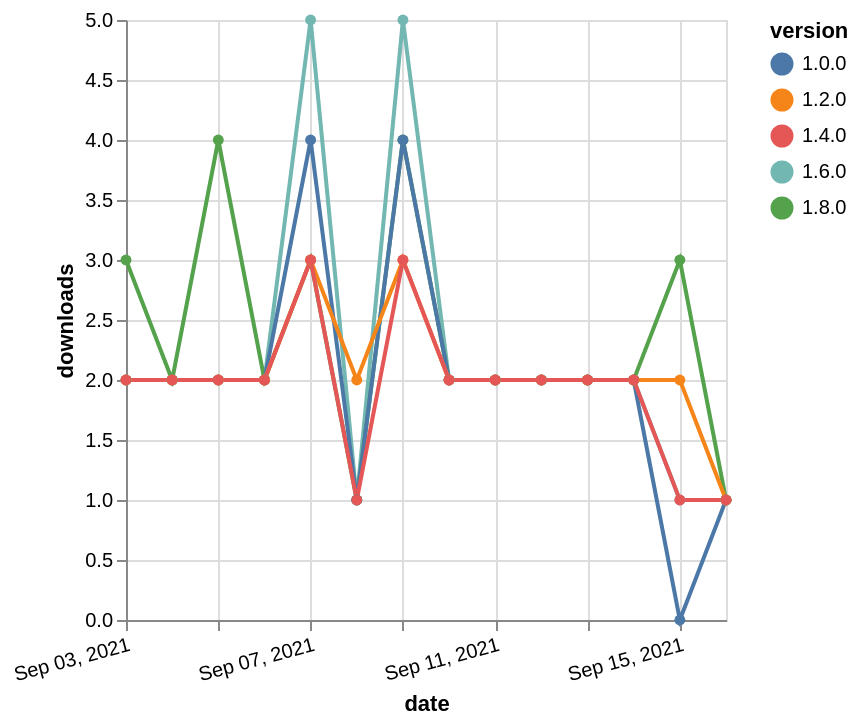

The Vega-Lite source for this figure:
### Vega-Lite specification from a JSON file in a GitHub repository (floating-point values rounded to 4 significant figures)
{"$schema": "https://vega.github.io/schema/vega-lite/v5.json", "description": "A simple bar chart with embedded data.", "data": {"values": [{"date": "2021-09-03", "total": 755, "delta": 2, "version": "1.6.0"}, {"date": "2021-09-04", "total": 757, "delta": 2, "version": "1.6.0"}, {"date": "2021-09-05", "total": 759, "delta": 2, "version": "1.6.0"}, {"date": "2021-09-06", "total": 761, "delta": 2, "version": "1.6.0"}, {"date": "2021-09-07", "total": 766, "delta": 5, "version": "1.6.0"}, {"date": "2021-09-08", "total": 767, "delta": 1, "version": "1.6.0"}, {"date": "2021-09-09", "total": 772, "delta": 5, "version": "1.6.0"}, {"date": "2021-09-10", "total": 774, "delta": 2, "version": "1.6.0"}, {"date": "2021-09-11", "total": 776, "delta": 2, "version": "1.6.0"}, {"date": "2021-09-12", "total": 778, "delta": 2, "version": "1.6.0"}, {"date": "2021-09-13", "total": 780, "delta": 2, "version": "1.6.0"}, {"date": "2021-09-14", "total": 782, "delta": 2, "version": "1.6.0"}, {"date": "2021-09-15", "total": 783, "delta": 1, "version": "1.6.0"}, {"date": "2021-09-16", "total": 784, "delta": 1, "version": "1.6.0"}, {"date": "2021-09-03", "total": 230, "delta": 3, "version": "1.8.0"}, {"date": "2021-09-04", "total": 232, "delta": 2, "version": "1.8.0"}, {"date": "2021-09-05", "total": 236, "delta": 4, "version": "1.8.0"}, {"date": "2021-09-06", "total": 238, "delta": 2, "version": "1.8.0"}, {"date": "2021-09-07", "total": 241, "delta": 3, "version": "1.8.0"}, {"date": "2021-09-08", "total": 242, "delta": 1, "version": "1.8.0"}, {"date": "2021-09-09", "total": 246, "delta": 4, "version": "1.8.0"}, {"date": "2021-09-10", "total": 248, "delta": 2, "version": "1.8.0"}, {"date": "2021-09-11", "total": 250, "delta": 2, "version": "1.8.0"}, {"date": "2021-09-12", "total": 252, "delta": 2, "version": "1.8.0"}, {"date": "2021-09-13", "total": 254, "delta": 2, "version": "1.8.0"}, {"date": "2021-09-14", "total": 256, "delta": 2, "version": "1.8.0"}, {"date": "2021-09-15", "total": 259, "delta": 3, "version": "1.8.0"}, {"date": "2021-09-16", "total": 260, "delta": 1, "version": "1.8.0"}, {"date": "2021-09-03", "total": 1950, "delta": 2, "version": "1.0.0"}, {"date": "2021-09-04", "total": 1952, "delta": 2, "version": "1.0.0"}, {"date": "2021-09-05", "total": 1954, "delta": 2, "version": "1.0.0"}, {"date": "2021-09-06", "total": 1956, "delta": 2, "version": "1.0.0"}, {"date": "2021-09-07", "total": 1960, "delta": 4, "version": "1.0.0"}, {"date": "2021-09-08", "total": 1961, "delta": 1, "version": "1.0.0"}, {"date": "2021-09-09", "total": 1965, "delta": 4, "version": "1.0.0"}, {"date": "2021-09-10", "total": 1967, "delta": 2, "version": "1.0.0"}, {"date": "2021-09-11", "total": 1969, "delta": 2, "version": "1.0.0"}, {"date": "2021-09-12", "total": 1971, "delta": 2, "version": "1.0.0"}, {"date": "2021-09-13", "total": 1973, "delta": 2, "version": "1.0.0"}, {"date": "2021-09-14", "total": 1975, "delta": 2, "version": "1.0.0"}, {"date": "2021-09-15", "total": 1975, "delta": 0, "version": "1.0.0"}, {"date": "2021-09-16", "total": 1976, "delta": 1, "version": "1.0.0"}, {"date": "2021-09-03", "total": 1460, "delta": 2, "version": "1.2.0"}, {"date": "2021-09-04", "total": 1462, "delta": 2, "version": "1.2.0"}, {"date": "2021-09-05", "total": 1464, "delta": 2, "version": "1.2.0"}, {"date": "2021-09-06", "total": 1466, "delta": 2, "version": "1.2.0"}, {"date": "2021-09-07", "total": 1469, "delta": 3, "version": "1.2.0"}, {"date": "2021-09-08", "total": 1471, "delta": 2, "version": "1.2.0"}, {"date": "2021-09-09", "total": 1474, "delta": 3, "version": "1.2.0"}, {"date": "2021-09-10", "total": 1476, "delta": 2, "version": "1.2.0"}, {"date": "2021-09-11", "total": 1478, "delta": 2, "version": "1.2.0"}, {"date": "2021-09-12", "total": 1480, "delta": 2, "version": "1.2.0"}, {"date": "2021-09-13", "total": 1482, "delta": 2, "version": "1.2.0"}, {"date": "2021-09-14", "total": 1484, "delta": 2, "version": "1.2.0"}, {"date": "2021-09-15", "total": 1486, "delta": 2, "version": "1.2.0"}, {"date": "2021-09-16", "total": 1487, "delta": 1, "version": "1.2.0"}, {"date": "2021-09-03", "total": 991, "delta": 2, "version": "1.4.0"}, {"date": "2021-09-04", "total": 993, "delta": 2, "version": "1.4.0"}, {"date": "2021-09-05", "total": 995, "delta": 2, "version": "1.4.0"}, {"date": "2021-09-06", "total": 997, "delta": 2, "version": "1.4.0"}, {"date": "2021-09-07", "total": 1000, "delta": 3, "version": "1.4.0"}, {"date": "2021-09-08", "total": 1001, "delta": 1, "version": "1.4.0"}, {"date": "2021-09-09", "total": 1004, "delta": 3, "version": "1.4.0"}, {"date": "2021-09-10", "total": 1006, "delta": 2, "version": "1.4.0"}, {"date": "2021-09-11", "total": 1008, "delta": 2, "version": "1.4.0"}, {"date": "2021-09-12", "total": 1010, "delta": 2, "version": "1.4.0"}, {"date": "2021-09-13", "total": 1012, "delta": 2, "version": "1.4.0"}, {"date": "2021-09-14", "total": 1014, "delta": 2, "version": "1.4.0"}, {"date": "2021-09-15", "total": 1015, "delta": 1, "version": "1.4.0"}, {"date": "2021-09-16", "total": 1016, "delta": 1, "version": "1.4.0"}]}, "width": "container", "mark": {"type": "line", "point": {"filled": true}}, "encoding": {"x": {"field": "date", "type": "temporal", "timeUnit": "yearmonthdate", "title": "date", "axis": {"labelAngle": -15}}, "y": {"field": "delta", "type": "quantitative", "title": "downloads"}, "color": {"field": "version", "type": "nominal"}, "tooltip": {"field": "delta"}}}
